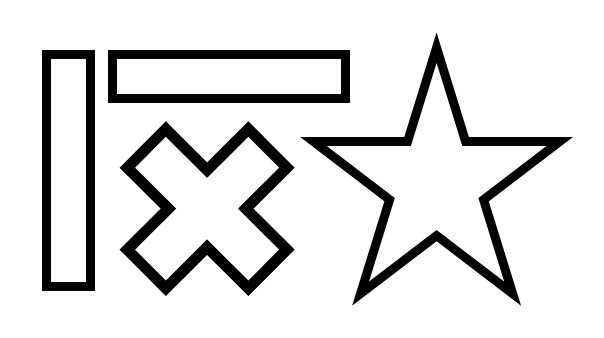
#> input picture CV/pa1/shapes.png, 604 x 338 px
$ python A1_image_filtering.py
#> lines starting #> are read from the running program, lines starting #| are printed output that depends on the picture; after the words box and inside, x2 and y2 are one past the last pixel; in counts of white or black regions, pixels touching at a corner belong together
import cv2
import numpy as np
import math
import time

# the same intensity value as the nearest pixel inside the image
def pad_image(img, heightPad, widthPad):
    height, width = img.shape

    ret = np.zeros((height + 2 * heightPad, width + 2 * widthPad)).astype(np.uint8)

    ret[heightPad : -heightPad, widthPad : -widthPad] = img

    ret[:heightPad, widthPad:-widthPad] = img[0, :]
    ret[-heightPad:, widthPad:-widthPad] = img[-1, :]
    ret[heightPad:-heightPad, :widthPad] = img[:, 0].reshape(-1, 1)
    ret[heightPad:-heightPad, -widthPad:] = img[:, -1].reshape(-1, 1)

    ret[:heightPad, :widthPad] = img[0, 0]
    ret[:heightPad, -widthPad:] = img[0, -1]
    ret[-heightPad:, :widthPad] = img[-1, 0]
    ret[-heightPad:, -widthPad:] = img[-1, -1]

    return ret

def cross_correlation_1d(img, kernel):

    axisFlag = True # if axis Flag is True > vertical kernel, False > horizontal kernel

    if kernel.shape[0] == 1:
        axisFlag = False
        sizeKernel = kernel.shape[1]
    elif kernel.shape[1] == 1:
        axisFlag = True
        sizeKernel = kernel.shape[0]
    else:
        print("Not 1D Kernel")
        return

    imgHeight = img.shape[0]
    imgWidth = img.shape[1]

    sizePad = (int)((sizeKernel - 1) / 2)

    padimg = pad_image(img, sizePad, sizePad)
    ret = np.zeros((imgHeight, imgWidth))

    for i in range(img.shape[0]):
        for j in range(img.shape[1]):
            if axisFlag: # veritcal
                ret[i, j] = np.sum(padimg[i : i + sizeKernel, j + sizePad : j + sizePad + 1] * kernel)
            else:
                ret[i, j] = np.sum(padimg[i + sizePad : i + sizePad + 1, j : j + sizeKernel] * kernel)

    return ret

def cross_correlation_2d(img, kernel):
    heightKernel = kernel.shape[0]
    widthKernel = kernel.shape[1]

    imgHeight = img.shape[0]
    imgWidth = img.shape[1]

    heightPad = (int)((heightKernel - 1) / 2)
    widthPad = (int)((widthKernel - 1) / 2)

    padimg = pad_image(img, heightPad, widthPad)
    ret = np.zeros((imgHeight, imgWidth))

    for i in range(img.shape[0]):
        for j in range(img.shape[1]):
            ret[i, j] = np.sum(padimg[i : i + heightKernel, j : j + widthKernel] * kernel)

    return ret

def get_gaussian_filter_1d(size, sigma):
    x = np.zeros((1, size))

    half = (int)((size - 1) / 2)

    for i in range(size):
        x[0, i] = i - half

    kernel = (np.exp(-x**2 / (2 * sigma**2))) / (math.sqrt(2 * math.pi) * sigma)
    kernel /= np.sum(kernel)

    return kernel

def get_gaussian_filter_2d(size, sigma):
    x = np.zeros((size, size))
    y = np.zeros((size, size))

    half = (int)((size - 1) / 2)

    for i in range(size):
        for j in range(size):
            x[i, j] = i - half
            y[i, j] = j - half

    kernel = (np.exp(-(x**2 + y**2) / (2 * sigma**2))) / ((2 * math.pi) * sigma**2)
    kernel /= np.sum(kernel)

    return kernel

img_name = input("insert png name : ")
#> the answer given: shapes.png
img = cv2.imread(img_name, cv2.IMREAD_GRAYSCALE)
#> img is the input picture: shape (338, 604); min 0, max 255, mean 222.3
imgHeight = img.shape[0]
#> imgHeight = 338

verticalKernel = np.ones((11,1)) / 11
horizonKernel = np.ones((1,11)) / 11
Kernel_2d = np.ones((5,11)) / 55

print()
print("### get_gaussian_filter_1d(5, 1) ###")
print(get_gaussian_filter_1d(5, 11))
print()
print("### get_gaussian_filter_2d(5, 1) ###")
print(get_gaussian_filter_2d(5, 1))
print()

gaussian_size = [5, 11, 17]
gaussian_sigma = [1, 6, 11]

result_images = []
timeslice2D = 0.0
timeslice1D = 0.0
target_size = 17
target_sigma = 6

for size in gaussian_size:
    for sigma in gaussian_sigma:
        kernel = get_gaussian_filter_2d(size, sigma)
        filtered_img = cross_correlation_2d(img, kernel).astype(np.uint8)
        cv2.putText(filtered_img, f"{size}x{size}, s={sigma}", (15, 30), cv2.FONT_HERSHEY_SIMPLEX, 1, (0, 0, 0), 2, cv2.LINE_AA)
        result_images.append(filtered_img)
#> this loop made 3 passes
#> pass 1, in cross_correlation_2d, `padimg = pad_image(img, heightPad, widthPad)`:
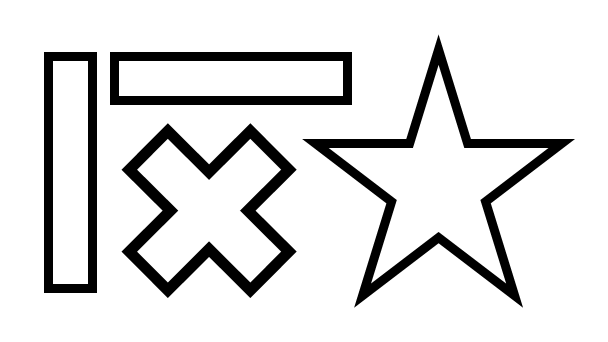
#> padimg: shape (342, 608); min 0, max 255, mean 222.9
#> after the loop:
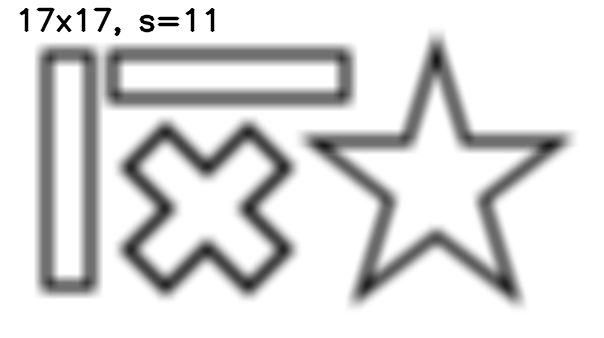
#> filtered_img: shape (338, 604); min 0, max 255, mean 220.8
#> after the loop, result_images = 9 items

result_images = np.array(result_images).reshape(3, 3, img.shape[0], img.shape[1])
result_ = np.block([[result_images[i, j] for j in range(len(gaussian_size))] for i in range(len(gaussian_size))])
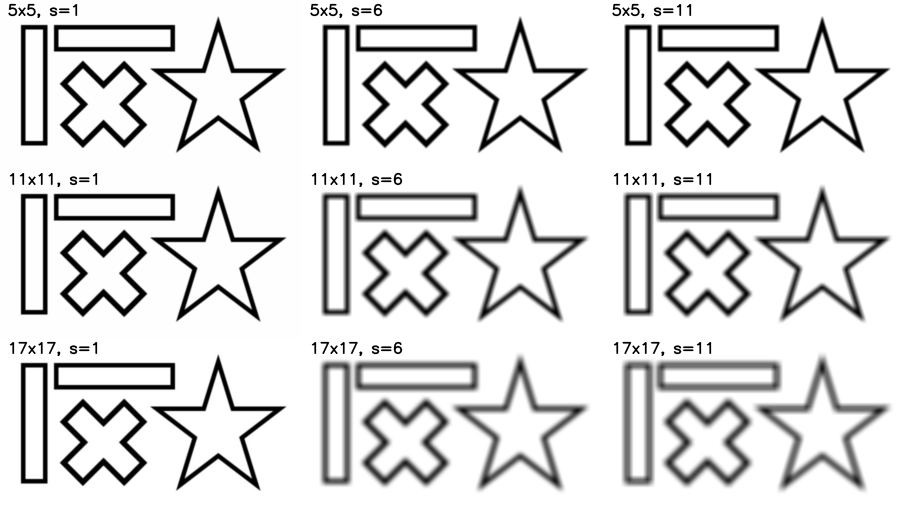
#> result_: shape (1014, 1812) (shown at 1/2 size); min 0, max 255, mean 220.7

start_time = time.time()
kernel_ = get_gaussian_filter_1d(target_size, target_sigma)
filtered_img_1D = cross_correlation_1d(img, kernel_).astype(np.uint8)
#> in pad_image (call 10), `ret = np.zeros((height + 2 * heightPad, width + 2 * widthPad)).astype(..`: ret: shape (354, 620); every value is 0
#> in pad_image (call 10), `ret[:heightPad, :widthPad] = img[0, 0]`: ret: shape (354, 620); min 0, max 255, mean 224.4
#> in pad_image (call 10), `ret[:heightPad, -widthPad:] = img[0, -1]`: ret: shape (354, 620); min 0, max 255, mean 224.5
#> in pad_image (call 10), `ret[-heightPad:, :widthPad] = img[-1, 0]`: ret: shape (354, 620); min 0, max 255, mean 224.5
#> after the loop in cross_correlation_1d, `for i in range(img.shape[0]):`:
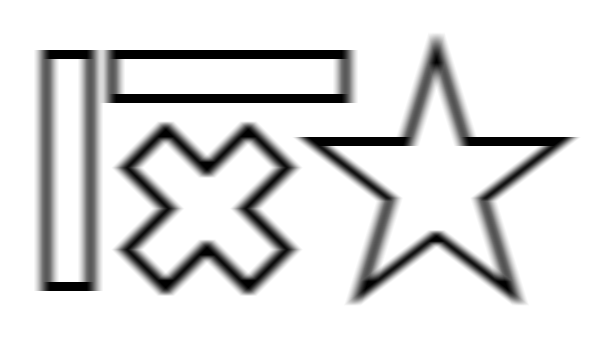
#> ret: shape (338, 604) float64; min 0, max 255, mean 222.3
kernel_ = kernel_.reshape(target_size, 1)
filtered_img_1D = cross_correlation_1d(filtered_img_1D, kernel_).astype(np.uint8)
#> in pad_image (call 11), `ret[heightPad:-heightPad, -widthPad:] = img[:, -1].reshape(-1, 1)`:
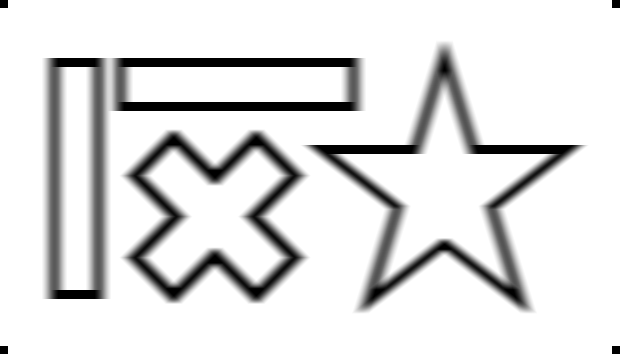
#> ret: shape (354, 620); min 0, max 255, mean 224.2
#> in pad_image (call 11), `ret[:heightPad, :widthPad] = img[0, 0]`: ret: shape (354, 620); 0.03% of pixels changed, all inside (x1, y1, x2, y2) = (0, 0, 8, 8)
#> in pad_image (call 11), `ret[:heightPad, -widthPad:] = img[0, -1]`: ret: shape (354, 620); min 0, max 255, mean 224.4
#> in pad_image (call 11), `ret[-heightPad:, :widthPad] = img[-1, 0]`: ret: shape (354, 620); min 0, max 255, mean 224.4
#> in pad_image (call 11), `ret[-heightPad:, -widthPad:] = img[-1, -1]`: ret: shape (354, 620); min 0, max 255, mean 224.5
end_time = time.time()
timeslice1D = end_time - start_time

start_time = time.time()
kernel_ = get_gaussian_filter_2d(target_size, target_sigma)
filtered_img_2D = cross_correlation_2d(img, kernel_).astype(np.uint8)
#> after the loop in cross_correlation_2d (call 10), `for i in range(img.shape[0]):`:
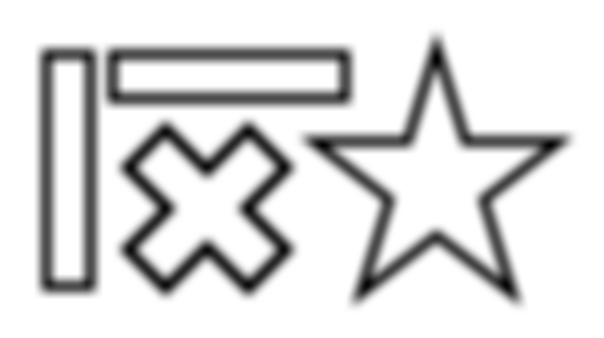
#> ret: shape (338, 604) float64; min 18.15, max 255, mean 222.3; drawn with min black and max white
end_time = time.time()
timeslice2D = end_time - start_time


diff_img = np.abs(filtered_img_2D - filtered_img_1D)
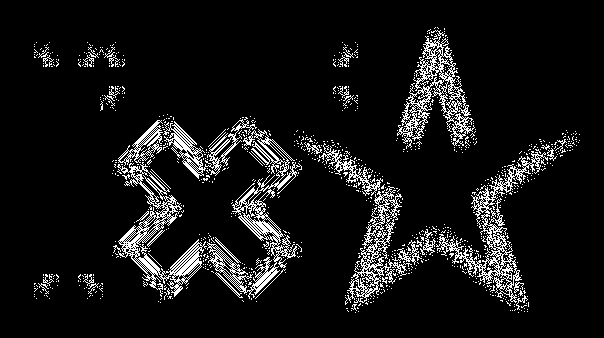
#> diff_img: shape (338, 604); values 0 (black) and 1 (white), 8.6% white in thin lines or dots, all inside (x1, y1, x2, y2) = (34, 27, 580, 313)
diff_sum = np.sum(diff_img)
#> diff_sum = 17479

print("sum of intensity differences : ", diff_sum)
#| sum of intensity differences :  17479
print(img_name, ":: 1D filtering 2 time(17x17 s=6) ", timeslice1D, "s")
print(img_name, ":: 2D filtering 1 time(17x17 s=6) ", timeslice2D, "s")
print("time diff :  ", timeslice1D - timeslice2D)

cv2.imwrite("./result/part_1_gaussian_filtered_" + img_name, result_)

cv2.imshow("part_1_gaussian_filtered_" + img_name, diff_img)
cv2.waitKey(0)
